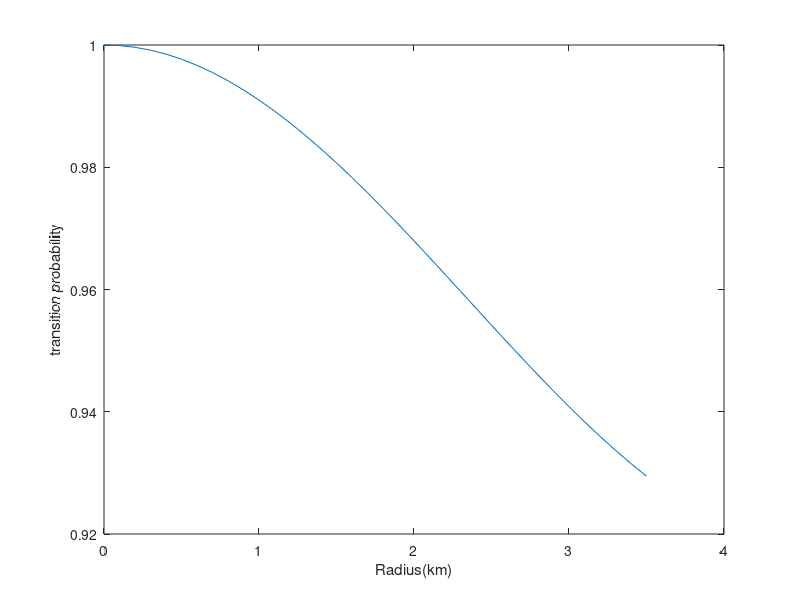

The MATLAB script that drew this image:

%//This matlab function calculates the flavor evolution of neutrinos in the Supernova.
%// Input:
%// Energy vector E. It should be given in MeV
%// Output:
%// r: vector of radius values. 
%// P: Matrix of survival probabilities.

clc
clear all
close all
%//Mlxlng angles and mass differance  from partlcle data group
%theta12=asin(sqrt(0.304))
theta13=0.1472;
delta_m_sqr31= 6.6845

%Stanndart parametrlzatlon of mlxlng matrlx
U=[cos(theta13) sin(theta13) ; -sin(theta13) cos(theta13)]
%uniter matrix for writing the different base.
UMUdagger=U*[0 0 ; 0 -6.6845]*ctranspose(U)


R=3.5
psi=[1;0];
E=10;  % in Mev



Hvacuum=(1/E)*UMUdagger
h=0.1;
l=1;
r(l)=0;
P(l)=abs(psi(1))^2;
%solution of the linear differential equation by fourth order runge-kutta
while r(l)<R
H=Hvacuum+0.189*expm(-10.54*r(l)/R)*[1 0 ; 0 0 ]; %in km^-1

%%%%%%%%%%%%%%%%%%%%%%%%%%%%%%%%%%%%%%%%%%%%%%%%%%%%%%%%%%%%%%%%%%%%%%%%%
k1= h* (H*psi*(1/i));
k2=h*((Hvacuum+0.189*expm(-10.54*(r(l)+h/2)/R)*[1 0 ; 0 0 ])*(psi+k1/2)*(1/i));
k3=h*((Hvacuum+0.189*expm(-10.54*(r(l)+h/2)/R)*[1 0 ; 0 0 ])*(psi+k2/2)*(1/i));
k4=h*((Hvacuum+0.189*expm(-10.54*(r(l)+h)/R)*[1 0 ; 0 0 ])*(psi+k3)*(1/i));
%%%%%%%%%%%%%%%%%%%%%%%%%%%%%%%%%%%%%%%%%%%%%%%%%%%%%%%%%%%%%%%%%%%%%%%%%
psi = psi +(k1+2*k2+2*k3+k4)/6;
l=l+1; 
 r(l)=r(l-1)+h;
 P(l)=abs(psi(1))^2;
end 

plot(r,P)
xlabel('Radius(km)')
ylabel('transition probability')
